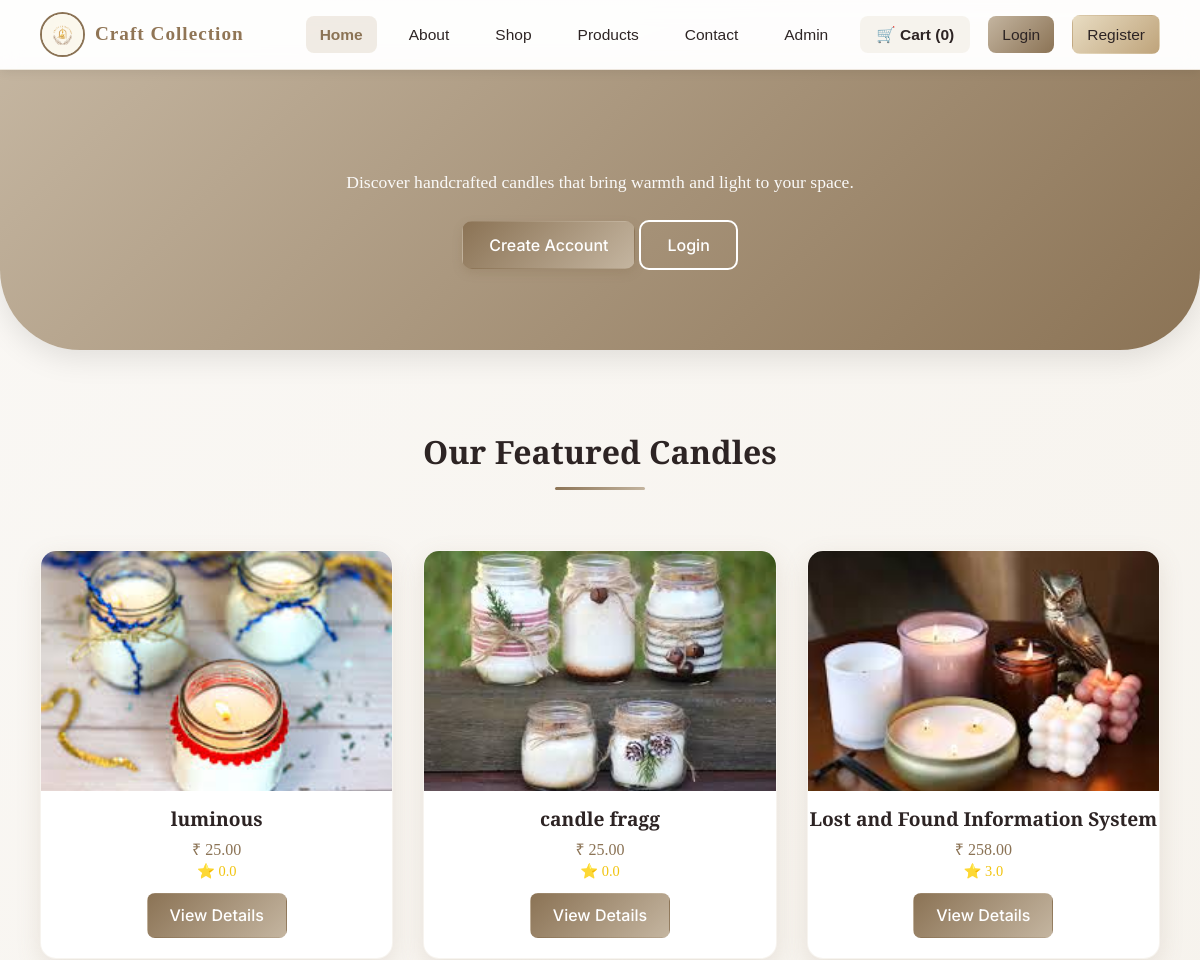
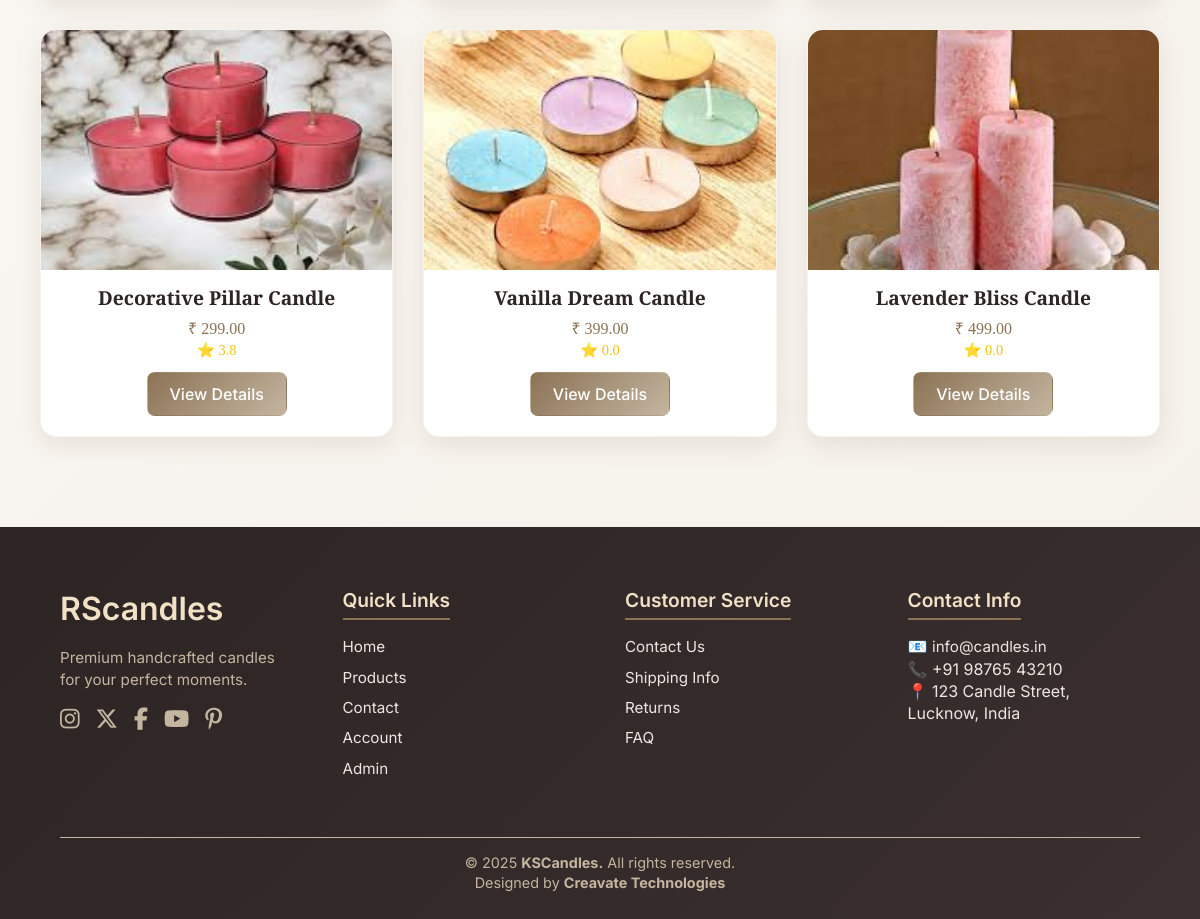
The page / on the database its author committed (2 pictures, top to bottom).
### tables this page shows
CREATE TABLE `products` (
  `id` int(11) NOT NULL,
  `name` varchar(150) NOT NULL,
  `category_id` int(11) DEFAULT NULL,
  `price` decimal(10,2) NOT NULL,
  `avg_rating` decimal(3,2) DEFAULT 0.00,
  `total_reviews` int(11) DEFAULT 0,
  `stock` int(11) DEFAULT 0,
  `description` text DEFAULT NULL,
  `image` varchar(255) DEFAULT NULL,
  `created_at` timestamp NOT NULL DEFAULT current_timestamp()
);

### includes/functions.php (called while the page is built, shortened)
<?php
function getProducts($conn) {
    $sql = "SELECT * FROM products ORDER BY id DESC";
    return $conn->query($sql);
}
?>

### index.php (the view, shortened to what this page needs)
<?php
require_once __DIR__ . '/includes/db.php';
require_once __DIR__ . '/includes/functions.php';
include 'includes/navbar.php';
$res = getProducts($conn);
$isLoggedIn = isset($_SESSION['user_id']);
$userName = $isLoggedIn ? htmlspecialchars($_SESSION['user_name']) : '';
?>
<head>  <link rel="stylesheet" href="/kscandles/assets/css/style.css"> </head>
<section class="hero-section">
  <div class="hero-content">
    <?php if ($isLoggedIn): ?>
      <h1>Welcome back, <span class="highlight"><?= $userName ?></span> 👋</h1>
      <p class="subtext">Explore our latest handcrafted candles and manage your profile easily.</p>
    <?php else: ?>
      <p class="subtext">Discover handcrafted candles that bring warmth and light to your space.</p>
      <div class="guest-actions">
        <a href="/kscandles/register.php" class="btn primary">Create Account</a>
        <a href="/kscandles/login.php" class="btn secondary">Login</a>
      </div>
    <?php endif; ?>
  </div>
</section>
<section class="product-section">
  <h2 class="section-title">Our Featured Candles</h2>
  <div class="product-grid">
    <?php while ($p = $res->fetch_assoc()): ?>
      <article class="product-card">
        <img src="uploads/products/<?= htmlspecialchars($p['image'] ?: 'placeholder.jpeg') ?>"
             alt="<?= htmlspecialchars($p['name']) ?>">
        <h3><?= htmlspecialchars($p['name']) ?></h3>
        <p class="price">₹ <?= number_format($p['price'], 2) ?></p>
        <p class="rating">⭐ <?= $p['avg_rating'] ? number_format($p['avg_rating'], 1) : '—' ?></p>
        <a class="btn view-btn" href="/kscandles/product_detail.php?id=<?= $p['id'] ?>">View Details</a>
      </article>
    <?php endwhile; ?>
  </div>
</section>
<?php require __DIR__ . '/includes/footer.php'; ?>

### includes/navbar.php (shortened to what this page needs)
<nav class="navbar">
  <div class="nav-container">
    <a href="/kscandles/index.php" class="logo-container">
      <img src="uploads/logo/logo.png" alt="Craft Collection Logo" class="logo-img">
      <span class="logo-text">Craft Collection</span>
    </a>
    <div class="nav-links">
      <a href="/kscandles/index.php" class="<?= basename($_SERVER['PHP_SELF']) == 'index.php' ? 'active' : '' ?>">Home</a>
      <a href="/kscandles/about.php" class="<?= basename($_SERVER['PHP_SELF']) == 'about.php' ? 'active' : '' ?>">About</a>
      <a href="/kscandles/Shop.php" class="<?= basename($_SERVER['PHP_SELF']) == 'Shop.php' ? 'active' : '' ?>">Shop</a>
      <a href="/kscandles/products.php" class="<?= basename($_SERVER['PHP_SELF']) == 'products.php' ? 'active' : '' ?>">Products</a>
      <a href="/kscandles/contact.php" class="<?= basename($_SERVER['PHP_SELF']) == 'contact.php' ? 'active' : '' ?>">Contact</a>
      <a href="admin/login.php" class="<?= basename($_SERVER['PHP_SELF']) == 'login.php' ? 'active' : '' ?>">Admin</a>
      <a href="/kscandles/cart.php" class="<?= basename($_SERVER['PHP_SELF']) == 'cart.php' ? 'active' : '' ?>">🛒 Cart (<?= isset($_SESSION['cart']) ? array_sum($_SESSION['cart']) : 0 ?>)</a>
      <?php if (isset($_SESSION['user_id'])): ?>
        <a href="/kscandles/profile.php" class="<?= basename($_SERVER['PHP_SELF']) == 'profile.php' ? 'active' : '' ?>">My Profile</a>
        <a href="/kscandles/orders.php" class="<?= basename($_SERVER['PHP_SELF']) == 'orders.php' ? 'active' : '' ?>">My Orders</a>
        <a href="/kscandles/logout.php" class="btn logout-btn">Logout</a>
      <?php else: ?>
        <a href="/kscandles/login.php" class="btn login-btn <?= basename($_SERVER['PHP_SELF']) == 'login.php' ? 'active' : '' ?>">Login</a>
        <a href="/kscandles/register.php" class="btn register-btn <?= basename($_SERVER['PHP_SELF']) == 'register.php' ? 'active' : '' ?>">Register</a>
      <?php endif; ?>
    </div>
  </div>
</nav>

### includes/footer.php (shortened to what this page needs)
<footer class="footer">
  <div class="footer-container">
    <div class="footer-content">
      <div class="footer-section">
        <h3 class="footer-logo">RScandles</h3>
        <p class="footer-desc">Premium handcrafted candles for your perfect moments.</p>
        <div class="social-links">
          <a href="https://www.instagram.com/kscandles" target="_blank" aria-label="Instagram">
            <i class="fab fa-instagram"></i>
          </a>
          <a href="https://twitter.com/kscandles" target="_blank" aria-label="Twitter">
            <i class="fab fa-x-twitter"></i>
          </a>
          <a href="https://www.facebook.com/kscandles" target="_blank" aria-label="Facebook">
            <i class="fab fa-facebook-f"></i>
          </a>
          <a href="https://www.youtube.com/@kscandles" target="_blank" aria-label="YouTube">
            <i class="fab fa-youtube"></i>
          </a>
          <a href="https://www.pinterest.com/kscandles" target="_blank" aria-label="Pinterest">
            <i class="fab fa-pinterest-p"></i>
          </a>
        </div>
      </div>
      <div class="footer-section">
        <h4>Quick Links</h4>
        <ul>
          <li><a href="/kscandles/index.php">Home</a></li>
          <li><a href="/kscandles/products.php">Products</a></li>
          <li><a href="/kscandles/contact.php">Contact</a></li>
          <li><a href="/kscandles/login.php">Account</a></li>
          <li><a href="/kscandles/admin/login.php">Admin</a></li>
        </ul>
      </div>
      <div class="footer-section">
        <h4>Customer Service</h4>
        <ul>
          <li><a href="/kscandles/contact.php">Contact Us</a></li>
          <li><a href="/kscandles/shipping.php">Shipping Info</a></li>
          <li><a href="/kscandles/returns.php">Returns</a></li>
          <li><a href="/kscandles/faq.php">FAQ</a></li>
        </ul>
      </div>
      <div class="footer-section">
        <h4>Contact Info</h4>
        <p>📧 <a href="mailto:inforscandles@gmail.com">info@candles.in</a></p>
        <p>📞 +91 98765 43210</p>
        <p>📍 123 Candle Street, Lucknow, India</p>
      </div>
    </div>
    <div class="footer-bottom">
      <p>&copy; <?= date('Y') ?> <strong>KSCandles.</strong>  All rights reserved.</p>
      <p>Designed by <strong>Creavate Technologies</strong> </p>
    </div>
  </div>
</footer>
<link rel="stylesheet" href="https://cdnjs.cloudflare.com/ajax/libs/font-awesome/6.5.0/css/all.min.css">
</body>
</html>

### assets/css/style.css (style rules this page uses)
* { margin: 0; padding: 0; box-sizing: border-box; }
h1, h2, h3, h4, h5, h6 { font-family: 'Cormorant Garamond', serif; font-weight: 600; color: #2D2424; }
a { text-decoration: none; color: inherit; transition: color 0.3s ease; }
.btn { display: inline-block; padding: 12px 26px; border-radius: 10px; font-weight: 500; transition: all 0.3s ease; cursor: pointer; }
.btn.primary { background: linear-gradient(135deg, #8B7355, #C4B5A0); color: #fff; box-shadow: 0 4px 10px rgba(139, 115, 85, 0.3); }
.btn.secondary { background: transparent; border: 2px solid #fff; color: #fff; }
.hero-section { background: linear-gradient(135deg, #C4B5A0, #8B7355); color: #fff; text-align: center; padding: 100px 20px 80px; border-radius: 0 0 80px 80px; box-shadow: 0 8px 30px rgba(0, 0, 0, 0.1); }
.subtext { font-size: 1.1rem; opacity: 0.95; margin-bottom: 25px; }
.product-section { text-align: center; padding: 80px 20px; max-width: 1200px; margin: 0 auto; }
.section-title { font-size: 2rem; color: #2D2424; margin-bottom: 50px; position: relative; }
.section-title::after { content: ''; display: block; width: 90px; height: 3px; background: linear-gradient(135deg, #8B7355, #C4B5A0); margin: 12px auto 0; border-radius: 5px; }
.product-grid { display: grid; grid-template-columns: repeat(auto-fit, minmax(260px, 1fr)); gap: 30px; padding: 10px 20px; }
.product-card { background: #fff; border-radius: 16px; box-shadow: 0 8px 24px rgba(139, 115, 85, 0.15); overflow: hidden; text-align: center; padding-bottom: 20px; transition: transform 0.3s ease, box-shadow 0.3s ease; border: 1px solid rgba(200, 180, 150, 0.15); }
.product-card img { width: 100%; height: 240px; object-fit: cover; }
.product-card h3 { font-size: 1.2rem; color: #2D2424; margin: 15px 0 6px; font-weight: 600; }
.price { font-size: 1rem; font-weight: 500; color: #8B7355; }
.rating { color: #F1C40F; font-size: 0.9rem; margin-bottom: 12px; }
.product-card .btn { background: linear-gradient(135deg, #8B7355, #C4B5A0); color: #fff; padding: 10px 22px; border-radius: 8px; transition: all 0.3s ease; }

### includes/navbar.php (style rules this page uses)
.navbar { width: 100%; position: sticky; top: 0; z-index: 1000; background: rgba(255, 255, 255, 0.8); backdrop-filter: blur(10px); box-shadow: 0 2px 10px rgba(0, 0, 0, 0.08); transition: all 0.3s ease; border-bottom: 1px solid rgba(200, 180, 150, 0.3); }
.nav-container { max-width: 1200px; margin: 0 auto; padding: 12px 40px; display: flex; justify-content: space-between; align-items: center; }
.logo-container { display: flex; align-items: center; gap: 10px; text-decoration: none; }
.logo-img { width: 45px; height: 45px; border-radius: 50%; object-fit: cover; border: 2px solid #8B7355; background-color: #fff; }
.logo-text { font-size: 1.2rem; font-weight: 900; color: #907555ff; text-decoration: none; letter-spacing: 1px; transition: all 0.3s ease; }
.nav-links { display: flex; align-items: center; gap: 18px; }
.nav-links a { color: #2D2424; text-decoration: none; font-family: 'Poppins', sans-serif; font-weight: 500; font-size: 0.97rem; padding: 8px 14px; border-radius: 8px; transition: all 0.3s ease; }
.nav-links a.active { background: rgba(200, 180, 150, 0.25); color: #8B7355; font-weight: 600; }
.btn { padding: 8px 16px; border-radius: 8px; font-weight: 600; text-decoration: none; transition: all 0.3s ease; border: 1px solid transparent; font-family: "Inter", sans-serif; }
.login-btn { background: linear-gradient(135deg, #C4B5A0, #8B7355); color: #fff; border: none; }
.register-btn { background: linear-gradient(135deg, #E8DCC2, #BFA47B); color: #2D2424; }
.nav-links a[href*="cart.php"] { font-weight: 600; background: rgba(200, 180, 150, 0.15); border-radius: 8px; padding: 8px 16px; }

### rows shown on the page
products: image (picture), name "luminous", price "25.00", avg_rating "0.0"
products: image (picture), name "candle fragg", price "25.00", avg_rating "0.0"
products: image (picture), name "Lost and Found Information System", price "258.00", avg_rating "3.0"
products: image (picture), name "Decorative Pillar Candle", price "299.00", avg_rating "3.8"
products: image (picture), name "Vanilla Dream Candle", price "399.00", avg_rating "0.0"
products: image (picture), name "Lavender Bliss Candle", price "499.00", avg_rating "0.0"
